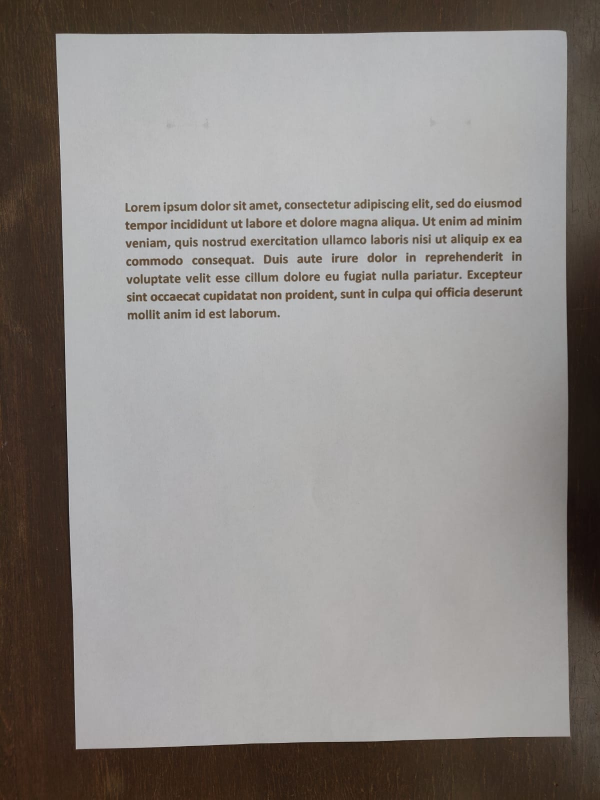
%> input picture E6/LoremIpsum.jpeg, 1200 x 1599 px (shown at 1/2 size)
$ octave ScriptE6.m   (GNU Octave 9; MATLAB toolbox functions it lacks are replaced by stand-ins)
%> lines starting %> are read from the running program, lines starting %| are printed output that depends on the picture; in (x1, y1, x2, y2) boxes, pixels count from 0 and x2, y2 are one past the last pixel; in counts of white or black regions, pixels touching at a corner belong together; the program's own positions count from 1
clear
close all

img = imread('LoremIpsum.jpeg');
%> img is the input picture: size 1599x1200x3 uint8; mean R, G, B 143, 138.4, 135.3
imgGray = rgb2gray(img);
h = imhist(imgGray);
%> h = 256 values, max 106933 at index 173, min 0 at index 1, mean 7495.3
plot(h);
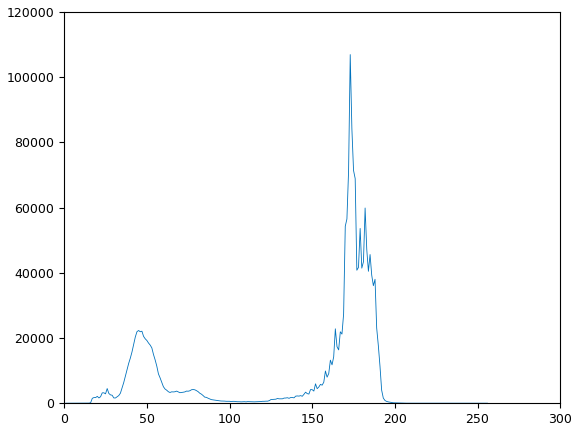
%> figure redrawn from the program's plot data; curve peaks at x = 173, y = 106933

%binarització del full de paper
BW = imgGray > 95;
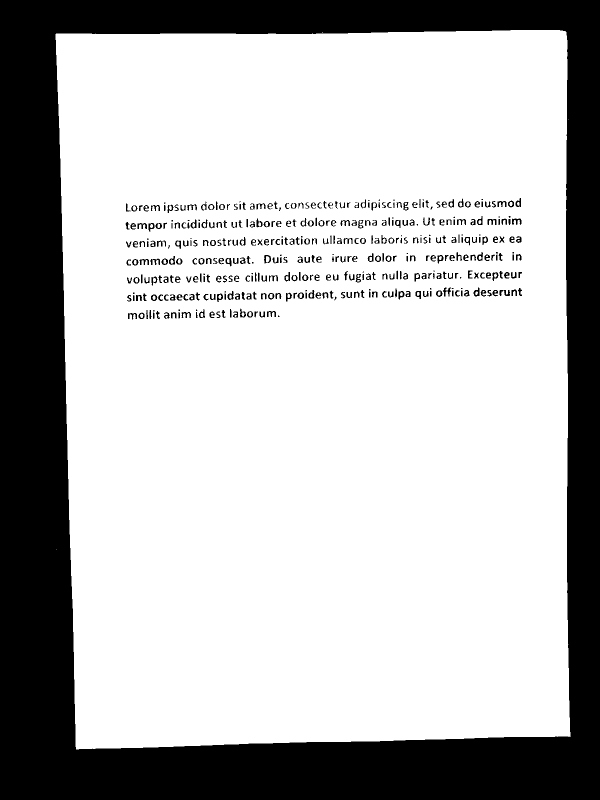
%> BW: size 1599x1200 logical (shown at 1/2 size); 72.9% white; 422 black regions (53 under 20 px), largest, box (x1, y1, x2, y2) and area: (0, 0, 1200, 1599) 495759, (1024, 437, 1043, 450) 138, (886, 575, 903, 593) 137
figure
imshow(BW);

%retallat del full de paper
imgCrop = imcrop(imgGray, [153 69 977 1405]);
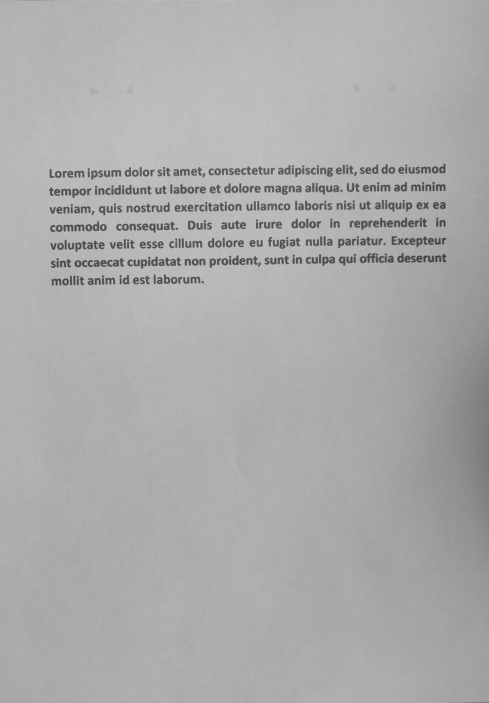
%> imgCrop: size 1406x978 uint8 (shown at 1/2 size); min 52, max 212, mean 171.3
figure
imshow(imgCrop);

%filtre de columna, colFunc calcula la mitja de la finestra
%> (the run ends here)
